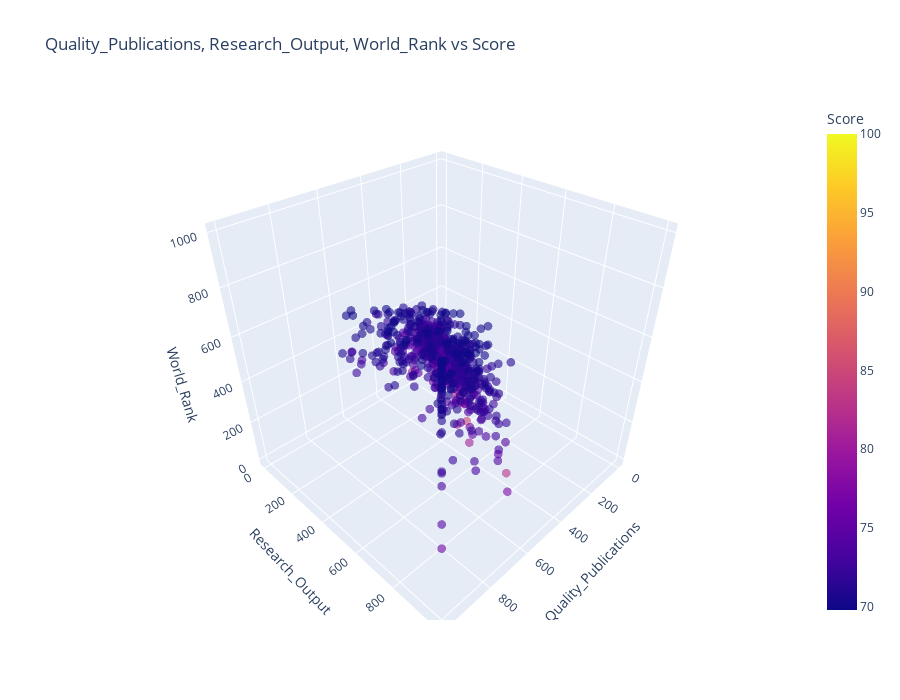

The code cell stored with this chart in its notebook:
### Code cell
# draw 3d plot for show Quality_Publications, Research_Output, World_Rank vs Score
fig = px.scatter_3d(
    data_frame=df3,
    x='Quality_Publications',
    y='Research_Output',
    z='World_Rank',
    color='Score',
    template='plotly',
    opacity=0.6,
    height=700,
    title='Quality_Publications, Research_Output, World_Rank vs Score')
fig.update_traces(marker=dict(size=3))
fig.show()

### Figure 1 — Plotly figure (JSON) as saved in the notebook; plotly's stock layout.template omitted (floating-point values rounded to 4 significant figures; data arrays with more than 128 entries replaced by an {"elided": "..."} marker saying what was removed)
{"data": [{"hovertemplate": "Quality_Publications=%{x}<br>Research_Output=%{y}<br>World_Rank=%{z}<br>Score=%{marker.color}<extra></extra>", "legendgroup": "", "marker": {"color": {"elided": "1000 float values"}, "coloraxis": "coloraxis", "opacity": 0.6, "size": 3, "symbol": "circle"}, "mode": "markers", "name": "", "scene": "scene", "showlegend": false, "type": "scatter3d", "x": {"elided": "1000 int values"}, "y": {"elided": "1000 int values"}, "z": {"elided": "1000 int values"}}], "layout": {"coloraxis": {"colorbar": {"title": {"text": "Score"}}, "colorscale": [[0, "#0d0887"], [0.1111, "#46039f"], [0.2222, "#7201a8"], [0.3333, "#9c179e"], [0.4444, "#bd3786"], [0.5556, "#d8576b"], [0.6667, "#ed7953"], [0.7778, "#fb9f3a"], [0.8889, "#fdca26"], [1, "#f0f921"]]}, "height": 700, "legend": {"tracegroupgap": 0}, "scene": {"domain": {"x": [0, 1], "y": [0, 1]}, "xaxis": {"title": {"text": "Quality_Publications"}}, "yaxis": {"title": {"text": "Research_Output"}}, "zaxis": {"title": {"text": "World_Rank"}}}, "title": {"text": "Quality_Publications, Research_Output, World_Rank vs Score"}}}
